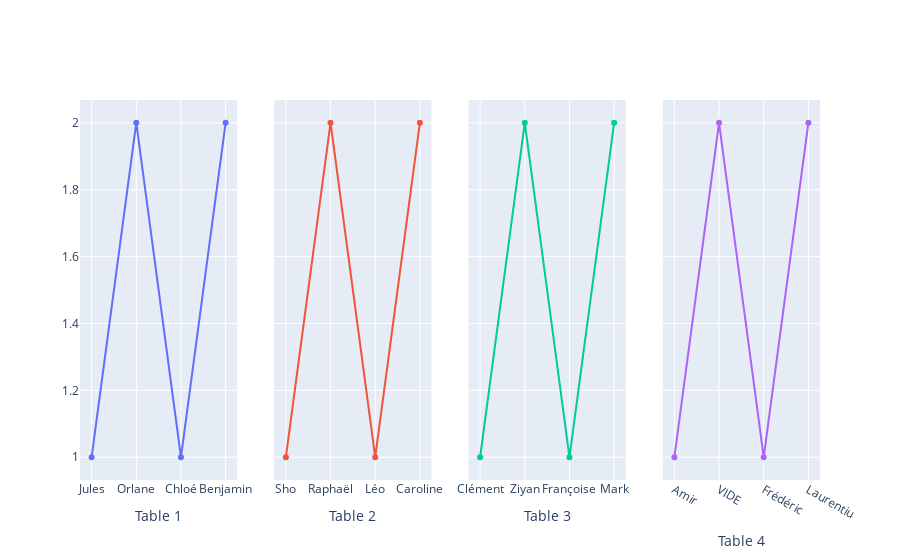

Notebook code cell kept with this figure:
### Markdown cell above
inputNumbers = range(16)
classe["place random"] = rd.sample(inputNumbers,16)
fig = px.sunburst(classe, path=["Prénom","place random"])
fig.show()

### Code cell
from plotly.subplots import make_subplots
import plotly.graph_objects as go
classe["Prénom"] = classe.Prénom.sample(frac = 1).reset_index(drop = True)

fig = make_subplots(rows=1, cols=4, shared_yaxes=True,)

fig.add_trace(go.Scatter(x=classe["Prénom"][0:4], y=classe["Place"]), row=1, col=1)

fig.add_trace(go.Scatter(x=classe["Prénom"][4:8], y=classe["Place"]), row=1, col=2)

fig.add_trace(go.Scatter(x=classe["Prénom"][8:12], y=classe["Place"]), row=1, col=3)

fig.add_trace(go.Scatter(x=classe["Prénom"][12:16], y=classe["Place"]), row=1, col=4)

fig.update_xaxes(title_text="Table 1", row=1, col=1)
fig.update_xaxes(title_text="Table 2", row=1, col=2)
fig.update_xaxes(title_text="Table 3", row=1, col=3)
fig.update_xaxes(title_text="Table 4", row=1, col=4)

fig.update_layout(coloraxis=dict(colorscale='Bluered_r'), showlegend=False)
fig.show()

### Figure 1 — Plotly figure (JSON) as saved in the notebook; plotly's stock layout.template omitted (floating-point values rounded to 4 significant figures)
{"data": [{"type": "scatter", "x": ["Jules", "Orlane", "Chloé", "Benjamin"], "xaxis": "x", "y": [1, 2, 1, 2, 1, 2, 1, 2, 1, 2, 1, 2, 1, 2, 1, 2], "yaxis": "y"}, {"type": "scatter", "x": ["Sho", "Raphaël", "Léo", "Caroline"], "xaxis": "x2", "y": [1, 2, 1, 2, 1, 2, 1, 2, 1, 2, 1, 2, 1, 2, 1, 2], "yaxis": "y2"}, {"type": "scatter", "x": ["Clément", "Ziyan", "Françoise", "Mark"], "xaxis": "x3", "y": [1, 2, 1, 2, 1, 2, 1, 2, 1, 2, 1, 2, 1, 2, 1, 2], "yaxis": "y3"}, {"type": "scatter", "x": ["Amir", "VIDE", "Frédéric", "Laurentiu"], "xaxis": "x4", "y": [1, 2, 1, 2, 1, 2, 1, 2, 1, 2, 1, 2, 1, 2, 1, 2], "yaxis": "y4"}], "layout": {"autosize": true, "coloraxis": {"colorscale": [[0, "rgb(255,0,0)"], [1, "rgb(0,0,255)"]]}, "showlegend": false, "xaxis": {"anchor": "y", "autorange": true, "domain": [0, 0.2125], "range": [-0.2405, 3.241], "title": {"text": "Table 1"}, "type": "category"}, "xaxis2": {"anchor": "y2", "autorange": true, "domain": [0.2625, 0.475], "range": [-0.2405, 3.241], "title": {"text": "Table 2"}, "type": "category"}, "xaxis3": {"anchor": "y3", "autorange": true, "domain": [0.525, 0.7375], "range": [-0.2405, 3.241], "title": {"text": "Table 3"}, "type": "category"}, "xaxis4": {"anchor": "y4", "autorange": true, "domain": [0.7875, 1], "range": [-0.2405, 3.241], "title": {"text": "Table 4"}, "type": "category"}, "yaxis": {"anchor": "x", "autorange": true, "domain": [0, 1], "range": [0.9175, 2.083], "type": "linear"}, "yaxis2": {"anchor": "x2", "autorange": true, "domain": [0, 1], "matches": "y", "range": [0.9175, 2.083], "showticklabels": false, "type": "linear"}, "yaxis3": {"anchor": "x3", "autorange": true, "domain": [0, 1], "matches": "y", "range": [0.9175, 2.083], "showticklabels": false, "type": "linear"}, "yaxis4": {"anchor": "x4", "autorange": true, "domain": [0, 1], "matches": "y", "range": [0.9175, 2.083], "showticklabels": false, "type": "linear"}}}
